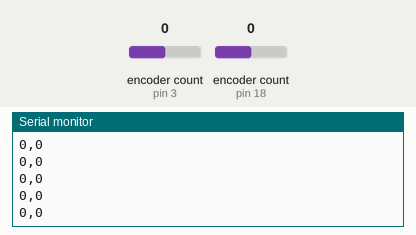
Recording of a sketch running on a simulated Arduino Uno, built with avr-gcc and run on an emulated ATmega328P. Parts: the last lines printed to the serial monitor. The test bench sets the inputs (shaded band); at power-on: encoder count (sensors on pin 3, pin 18) 0.

Above: at 1.2 s.
1.3 s: encoder count (sensor on pin 3) set to 1
At 1.8 s:
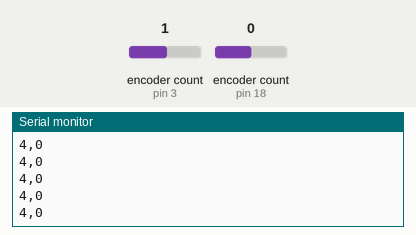
2.8 s: encoder count (sensor on pin 18) set to 1
At 3.5 s:
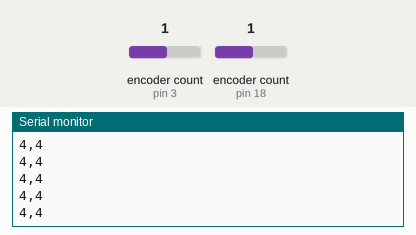
4.3 s: encoder count (sensor on pin 3) set to 2
At 4.8 s:
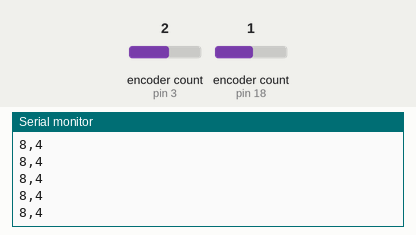
5.8 s: encoder count (sensor on pin 18) set to 2
At 6.6 s:
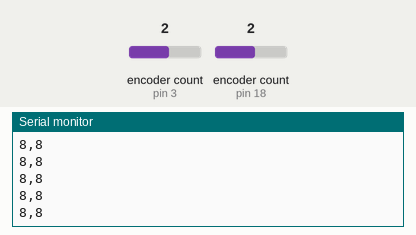
Timing chart, 0 to 8.3 s (numbered marks = the images above; inputs shaded):
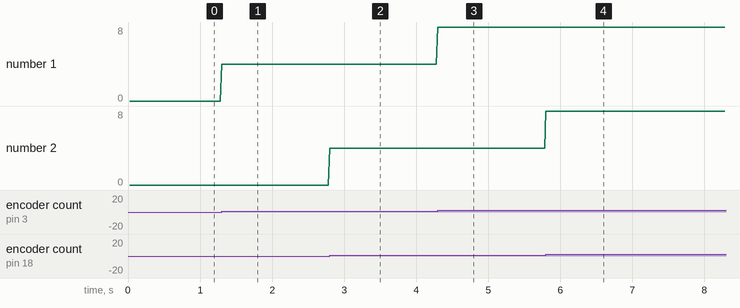

Measured:
- after the input at 1.3 s, the serial monitor: prints a new line at once (image 1)
- after the input at 2.8 s, the serial monitor: prints a new line at once (image 2)
- after the input at 4.3 s, the serial monitor: prints a new line at once (image 3)
- after the input at 5.8 s, the serial monitor: prints a new line at once (image 4)
- plotted number 1: 0 → 4 after the input at 1.3 s, 4 → 8 after the input at 4.3 s

The sketch:

encoder.ino
```cpp
#include <Encoder.h>

// Instantiate Encoder objects based on connected pins
Encoder verticalWheelEncoder(3,2);
Encoder horizontalWheelEncoder(18,19);

// Due to a lack of power pins on the arduino, one encoder
// is powered by a GPIO pin set to high
int hor_enc_power = 13;

// Declare variables to store each encoder's current ticks
long curr_vert_value = 0;
long curr_hor_value = 0;

// Set timer variables to ensure that serial isn't sent too
// frequently
int prev_time = millis();
int time_threshold = 20;

void setup() {
  // Setup serial
  Serial.begin(9600);

  // Set horizontal encoder power to HIGH
  pinMode(hor_enc_power, OUTPUT);
  digitalWrite(hor_enc_power, HIGH);
}

void loop() {
  // If enough time has passed, read the current value of each encoder and send it
  // via serial
  int curr_time = millis();
  if(Serial.availableForWrite()>60 && curr_time - prev_time >= time_threshold)
  {
    curr_vert_value = verticalWheelEncoder.read();
    curr_hor_value = horizontalWheelEncoder.read();
    Serial.println(String(curr_vert_value) + ',' + String(curr_hor_value));
    prev_time = curr_time;
  }
}
```
